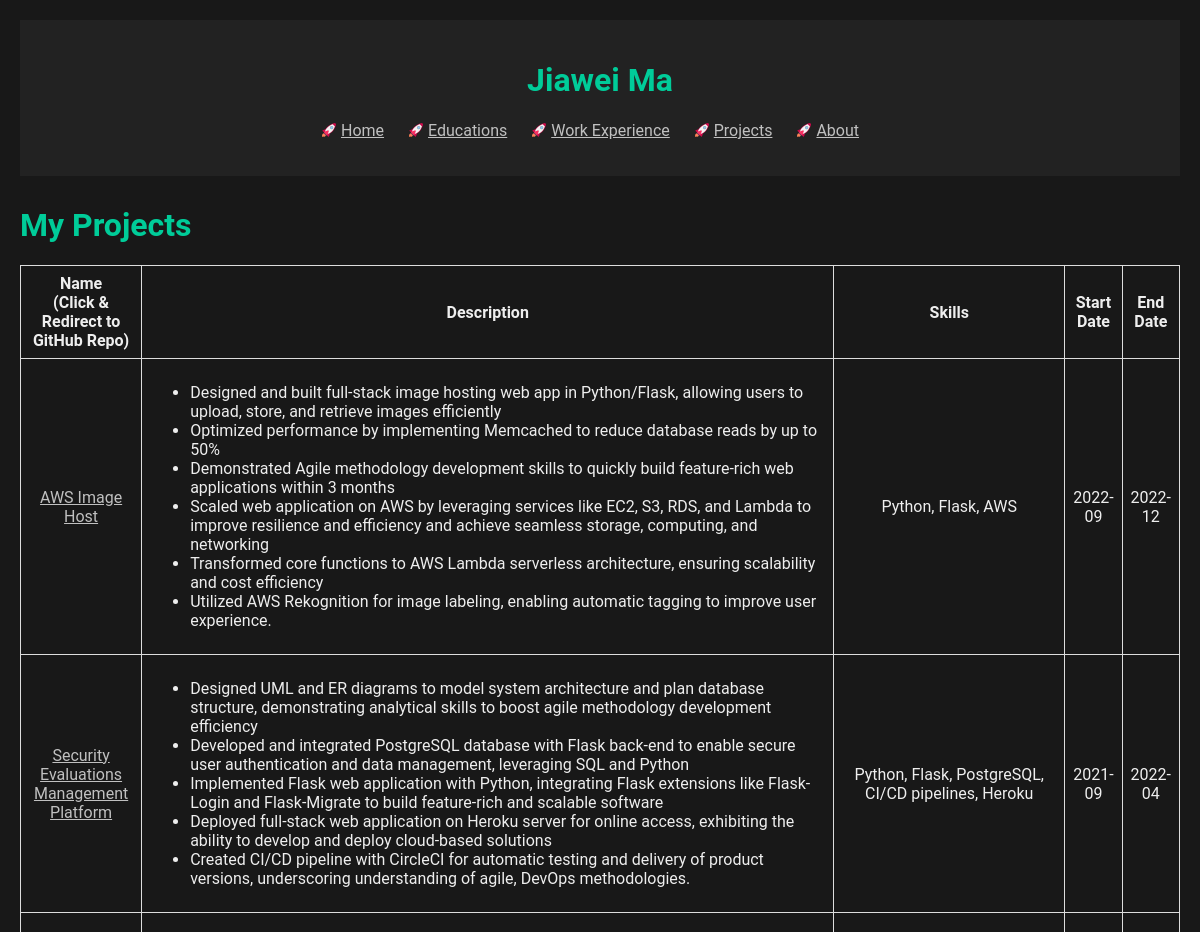
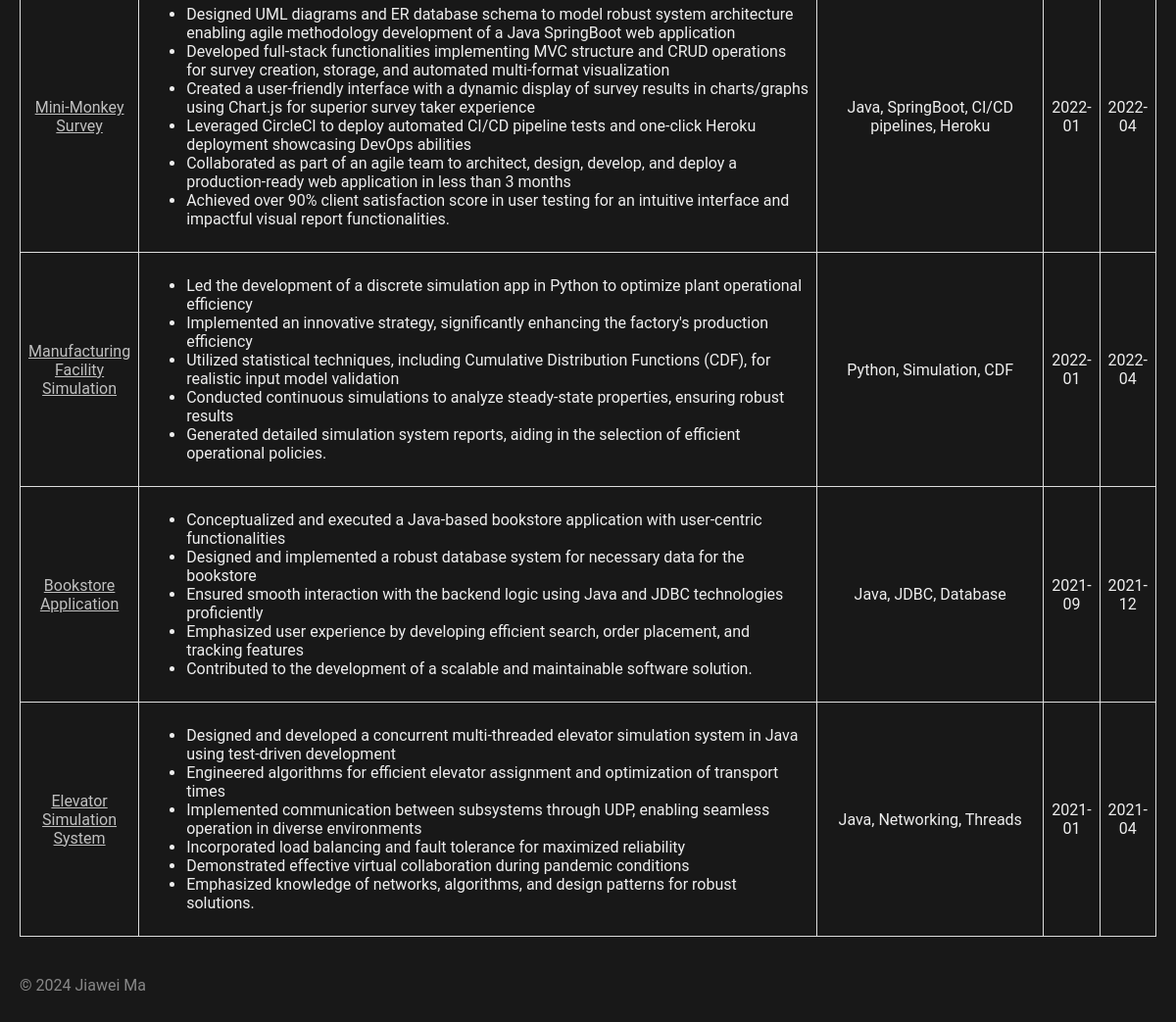
The app's page /projects with its own data (2 pictures, top to bottom).
### model.py (models this page shows)
class Project(db.Model):
    __tablename__ = "projects"
    id = db.Column(db.Integer, primary_key=True)
    name = db.Column(db.String, nullable=False)
    description = db.Column(db.String, nullable=False)
    skills = db.Column(db.String, nullable=False)
    start_date = db.Column(db.Date)
    end_date = db.Column(db.Date)
    URL = db.Column(db.String)

### app.py (the view)
@app.route('/projects')
def projects():
    prj = db.session.query(Project).all()
    for project in prj:
        project.start_date = project.start_date.strftime("%Y-%m")
        if project.end_date:
            project.end_date = project.end_date.strftime("%Y-%m")
        else:
            project.end_date = 'CUR'
    return render_template('projects.html', projects=prj)

### templates/projects.html
{% extends 'base.html' %}
{% block content %}
  <h1>My Projects</h1>
  <table>
  <tr>
    <th style="width:10%">Name<br>(Click & Redirect to GitHub Repo)</th>
    <th style="width:60%">Description</th>
    <th style="width:20%">Skills</th>
    <th>Start Date</th>
    <th>End Date</th>
  </tr>
  {% for project in projects %}
  <tr>
    <td><a href="{{ project.URL }}" >{{ project.name }}</a></td>
    <td class="description">
      <ul>
        {% for sentence in project.description.split('. ') %}
            <li>{{ sentence }}</li>
        {% endfor %}
      </ul>
    </td>
    <td>{{ project.skills }}</td>
    <td>{{ project.start_date }}</td>
    <td>{{ project.end_date }}</td>
  </tr>
  {% endfor %}
</table>
{% endblock %}

### static/style.css (style rules this page uses)
body { background-color: #181818; color: #eee; font-family: 'Roboto', sans-serif; margin: 0; padding: 20px; }
h1, h2 { color: #00cc99; }
a { color: #c0c0c0; text-decoration: none; }
table { border-collapse: collapse; width: 100%; }
th, td { border: 1px solid #dddddd; text-align: center; padding: 8px; }
td.description { text-align: left; }
a { text-decoration: underline; }

### records on screen
Project: name "AWS Image Host", sentence "Designed and built full-stack image hosting web app in Python/Flask, allowing users to upload, store, and retrieve images efficiently" "Optimized performance by implementing Memcached to reduce database reads by up to 50%" "Demonstrated Agile methodology development skills to quickly build feature-rich web applications within 3 months" "Scaled web application on AWS by leveraging services like EC2, S3, RDS, and Lambda to improve resilience and efficiency and achieve seamless storage, computing, and networking" "Transformed core functions to AWS Lambda serverless architecture, ensuring scalability and cost efficiency" "Utilized AWS Rekognition for image labeling, enabling automatic tagging to improve user experience.", skills "Python, Flask, AWS", start_date "2022-09", end_date "2022-12"
Project: name "Security Evaluations Management Platform", sentence "Designed UML and ER diagrams to model system architecture and plan database structure, demonstrating analytical skills to boost agile methodology development efficiency" "Developed and integrated PostgreSQL database with Flask back-end to enable secure user authentication and data management, leveraging SQL and Python" "Implemented Flask web application with Python, integrating Flask extensions like Flask-Login and Flask-Migrate to build feature-rich and scalable software" "Deployed full-stack web application on Heroku server for online access, exhibiting the ability to develop and deploy cloud-based solutions" "Created CI/CD pipeline with CircleCI for automatic testing and delivery of product versions, underscoring understanding of agile, DevOps methodologies.", skills "Python, Flask, PostgreSQL, CI/CD pipelines, Heroku", start_date "2021-09", end_date "2022-04"
Project: name "Mini-Monkey Survey", sentence "Designed UML diagrams and ER database schema to model robust system architecture enabling agile methodology development of a Java SpringBoot web application" "Developed full-stack functionalities implementing MVC structure and CRUD operations for survey creation, storage, and automated multi-format visualization" "Created a user-friendly interface with a dynamic display of survey results in charts/graphs using Chart.js for superior survey taker experience" "Leveraged CircleCI to deploy automated CI/CD pipeline tests and one-click Heroku deployment showcasing DevOps abilities" "Collaborated as part of an agile team to architect, design, develop, and deploy a production-ready web application in less than 3 months" "Achieved over 90% client satisfaction score in user testing for an intuitive interface and impactful visual report functionalities.", skills "Java, SpringBoot, CI/CD pipelines, Heroku", start_date "2022-01", end_date "2022-04"
Project: name "Manufacturing Facility Simulation", sentence "Led the development of a discrete simulation app in Python to optimize plant operational efficiency" "Implemented an innovative strategy, significantly enhancing the factory's production efficiency" "Utilized statistical techniques, including Cumulative Distribution Functions (CDF), for realistic input model validation" "Conducted continuous simulations to analyze steady-state properties, ensuring robust results" "Generated detailed simulation system reports, aiding in the selection of efficient operational policies.", skills "Python, Simulation, CDF", start_date "2022-01", end_date "2022-04"
Project: name "Bookstore Application", sentence "Conceptualized and executed a Java-based bookstore application with user-centric functionalities" "Designed and implemented a robust database system for necessary data for the bookstore" "Ensured smooth interaction with the backend logic using Java and JDBC technologies proficiently" "Emphasized user experience by developing efficient search, order placement, and tracking features" "Contributed to the development of a scalable and maintainable software solution.", skills "Java, JDBC, Database", start_date "2021-09", end_date "2021-12"
Project: name "Elevator Simulation System", sentence "Designed and developed a concurrent multi-threaded elevator simulation system in Java using test-driven development" "Engineered algorithms for efficient elevator assignment and optimization of transport times" "Implemented communication between subsystems through UDP, enabling seamless operation in diverse environments" "Incorporated load balancing and fault tolerance for maximized reliability" "Demonstrated effective virtual collaboration during pandemic conditions" "Emphasized knowledge of networks, algorithms, and design patterns for robust solutions.", skills "Java, Networking, Threads", start_date "2021-01", end_date "2021-04"
